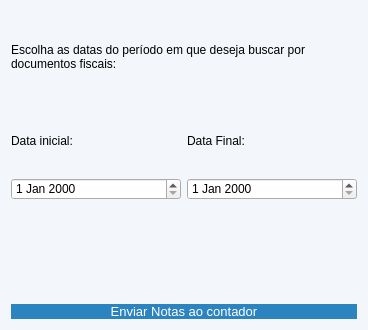
<?xml version="1.0" encoding="UTF-8"?>
<ui version="4.0">
 <class>JanelaEmailContador</class>
 <widget class="QDialog" name="JanelaEmailContador">
  <property name="geometry">
   <rect>
    <x>0</x>
    <y>0</y>
    <width>368</width>
    <height>330</height>
   </rect>
  </property>
  <property name="windowTitle">
   <string>Enviar NF Email</string>
  </property>
  <property name="styleSheet">
   <string notr="true">
#JanelaEmailContador {
  background-color: #f3f6fa;
  background-color: #f3f6fa;
}
QPushButton {
  background-color: rgb(43, 132, 191);
  color: rgb(255, 255, 255);
  font-size: 13px;
  border-radius: 10px;
}
QPushButton:hover {
  background-color: rgb(13, 92, 161);
}
QPushButton:pressed {
  color: rgb(255, 255, 255);
  background-color: rgb(153, 193, 241);
  font-size: 13px;
  border-radius: 10px;
}
   </string>
  </property>
  <layout class="QGridLayout" name="gridLayout">
   <item row="0" column="0">
    <widget class="QLabel" name="label">
     <property name="text">
      <string>Escolha as datas do período em que deseja buscar por documentos fiscais:</string>
     </property>
     <property name="wordWrap">
      <bool>true</bool>
     </property>
    </widget>
   </item>
   <item row="1" column="0">
    <layout class="QHBoxLayout" name="horizontalLayout_2">
     <item>
      <layout class="QVBoxLayout" name="verticalLayout">
       <item>
        <widget class="QLabel" name="label_2">
         <property name="text">
          <string>Data inicial:</string>
         </property>
        </widget>
       </item>
       <item>
        <widget class="QDateEdit" name="Dedit_Inicio"/>
       </item>
      </layout>
     </item>
     <item>
      <layout class="QVBoxLayout" name="verticalLayout_2">
       <item>
        <widget class="QLabel" name="label_3">
         <property name="text">
          <string>Data Final:</string>
         </property>
        </widget>
       </item>
       <item>
        <widget class="QDateEdit" name="Dedit_Fim"/>
       </item>
      </layout>
     </item>
    </layout>
   </item>
   <item row="2" column="0">
    <layout class="QVBoxLayout" name="verticalLayout_3">
     <item>
      <layout class="QHBoxLayout" name="horizontalLayout">
       <item>
        <widget class="QLabel" name="Lbl_TextoNotas">
         <property name="text">
          <string/>
         </property>
         <property name="alignment">
          <set>Qt::AlignmentFlag::AlignLeading|Qt::AlignmentFlag::AlignLeft|Qt::AlignmentFlag::AlignTop</set>
         </property>
         <property name="wordWrap">
          <bool>true</bool>
         </property>
        </widget>
       </item>
       <item>
        <spacer name="horizontalSpacer">
         <property name="orientation">
          <enum>Qt::Orientation::Horizontal</enum>
         </property>
         <property name="sizeHint" stdset="0">
          <size>
           <width>40</width>
           <height>20</height>
          </size>
         </property>
        </spacer>
       </item>
       <item>
        <widget class="QLabel" name="Lbl_TextoEventos">
         <property name="text">
          <string/>
         </property>
         <property name="alignment">
          <set>Qt::AlignmentFlag::AlignLeading|Qt::AlignmentFlag::AlignLeft|Qt::AlignmentFlag::AlignTop</set>
         </property>
        </widget>
       </item>
      </layout>
     </item>
     <item>
      <widget class="QLabel" name="Lbl_DocsEncontrados">
       <property name="text">
        <string/>
       </property>
       <property name="alignment">
        <set>Qt::AlignmentFlag::AlignHCenter|Qt::AlignmentFlag::AlignTop</set>
       </property>
       <property name="wordWrap">
        <bool>true</bool>
       </property>
      </widget>
     </item>
    </layout>
   </item>
   <item row="3" column="0">
    <widget class="QPushButton" name="pushButton">
     <property name="text">
      <string>Enviar Notas ao contador</string>
     </property>
    </widget>
   </item>
  </layout>
 </widget>
 <resources/>
 <connections/>
</ui>
